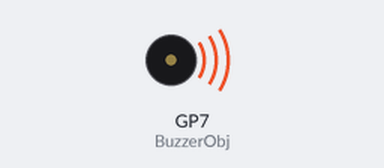
The program below on a simulated Raspberry Pi Pico running MicroPython. Parts: buzzer (waves = sounding). At 18.6 s the program stops and its outputs stay as they are.

Above: at 1.7 s.
At 18.6 s:
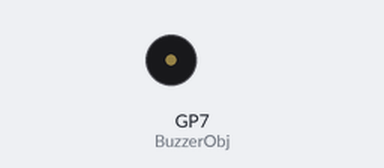
Timing chart, 0 to 20.1 s (numbered marks = the images above):
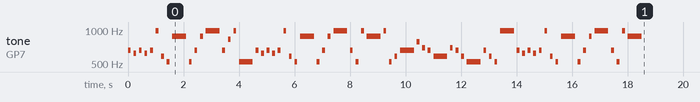

Measured:
- by itself, tone on GP7 (BuzzerObj): plays 659 Hz for 0.10 s, 622 Hz for 0.10 s, 659 Hz for 0.10 s, 622 Hz for 0.10 s, 659 Hz for 0.10 s, 987 Hz for 0.10 s … (67 notes in this stretch)

The program:

BeepSongAdv.py
```python
from Paino import *


buzzerPIN=7
music = Paino(7)

do5=523
dod5=554
re5=587
red5=622
mi5=659
fa5=698
fad5=739
sol5=784
sold5=830
la5=880
lad5=932
si5=987
songlist=[[mi5,0.1,0.1],[red5,0.1,0.1],[mi5,0.1,0.1],
      [red5,0.1,0.1],[mi5,0.1,0.1],[si5,0.1,0.1],
      [re5,0.1,0.1],[do5,0.1,0.1],[la5,0.5,0.1],
      [do5,0.1,0.1],[mi5,0.1,0.1],[la5,0.1,0.1],
      [si5,0.5,0.1],[mi5,0.1,0.1],[sold5,0.1,0.1],
      [si5,0.1,0.1],[do5,0.5,0.1],[mi5,0.1,0.1],
      [red5,0.1,0.1],[mi5,0.1,0.1],[red5,0.1,0.1],
      [mi5,0.1,0.1],[si5,0.1,0.1],[re5,0.1,0.1],
      [do5,0.1,0.1],[la5,0.5,0.1],[do5,0.1,0.1],
      [mi5,0.1,0.1],[la5,0.1,0.1],[si5,0.5,0.1],
      [mi5,0.1,0.1],[do5,0.1,0.1],[si5,0.1,0.1],
      [la5,0.5,0.1],[si5,0.1,0.1],[do5,0.1,0.1],
      [re5,0.1,0.1],[mi5,0.5,0.1],[sol5,0.1,0.1],
      [fa5,0.1,0.1],[mi5,0.1,0.1],[re5,0.5,0.1],
      [fa5,0.1,0.1],[mi5,0.1,0.1],[re5,0.1,0.1],
      [do5,0.5,0.1],[mi5,0.1,0.1],[re5,0.1,0.1],
      [do5,0.1,0.1],[si5,0.5,0.1],[mi5,0.1,0.1],
      [red5,0.1,0.1],[mi5,0.1,0.1],[red5,0.1,0.1],
      [mi5,0.1,0.1],[si5,0.1,0.1],[re5,0.1,0.1],
      [do5,0.1,0.1],[la5,0.5,0.1],[do5,0.1,0.1],
      [mi5,0.1,0.1],[la5,0.1,0.1],[si5,0.5,0.1],
      [mi5,0.1,0.1],[do5,0.1,0.1],[si5,0.1,0.1],
      [la5,0.5,0.1]]

music.playsong(songlist)
```

Paino.py
```python
from machine import Pin, PWM
from time import sleep
class Paino:
    __pin=7
    #BuzzerObj
        #-------------------------------
    @property
    def pin(self):
        return self.__pin

    @pin.setter
    def pin(self, nn):
        self.__pin = nn
        self.BuzzerObj = PWM(Pin(self.__pin))

    def __init__(self,setpin):
        self.__pin = setpin
        self.BuzzerObj = PWM(Pin(self.__pin))
    def buzzer(self,frequency,sound_duration,silence_duration):

        # Set duty cycle to a positive value to emit sound from buzzer
        self.BuzzerObj.duty_u16(int(65536*0.1))
        # Set frequency
        self.BuzzerObj.freq(frequency)
        # wait for sound duration
        sleep(sound_duration)
        # Set duty cycle to zero to stop sound
        self.BuzzerObj.duty_u16(int(65536*0))
        # Wait for sound interrumption, if needed
        sleep(silence_duration)

    def playsong(self,song):
        for x in song:
            self.buzzer(x[0],x[1],x[2])
        self.BuzzerObj.deinit()
        #Deactivates the buzzer
    #set translation table from note to frequency
    def beep(self):
        self.buzzer(554,0.5,1)
```
